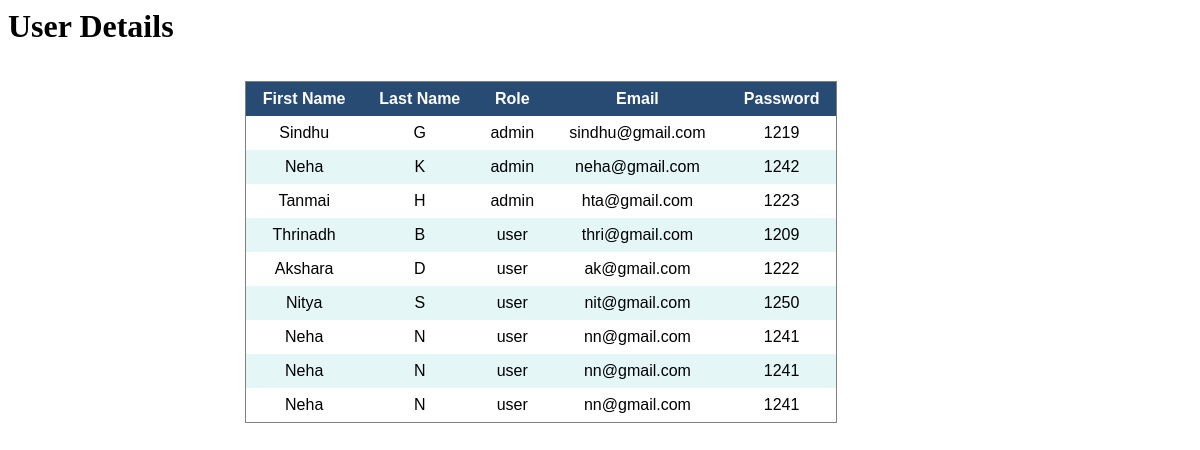
/details.php, run on the app's committed database.
### tables this page shows
CREATE TABLE `loginu` (
  `firstname` varchar(50) NOT NULL,
  `lastname` varchar(50) NOT NULL,
  `role` varchar(20) NOT NULL,
  `email` varchar(20) NOT NULL,
  `password` varchar(20) NOT NULL
);

### details.php (the view, shortened to what this page needs)
<?php
$con = mysqli_connect("localhost","root","","charts");
$query="SELECT * FROM `loginu`";
$result=mysqli_query($con,$query);
?>
<html>
    <head>
</head>
 <body>
 <h1>User Details</h1>
<table border="1" class="dataframe data">
  <thead>
    <tr style="text-align: right;">
      <th>First Name</th>
      <th>Last Name</th>
	  <th>Role</th>
      <th>Email</th>
      <th>Password</th>
    </tr>
  </thead>
  <tbody>
  <?php
  while($rows=mysqli_fetch_assoc($result))
  {
	  ?>
  <tr>
      <td><?php echo $rows['firstname']; ?></td>
      <td><?php echo $rows['lastname']; ?></td>
	  <td><?php echo $rows['role']; ?></td>
      <td><?php echo $rows['email']; ?></td>
      <td><?php echo $rows['password']; ?></td>
   </tr>
   <?php
  }
  ?>
   </tbody>
</table>

### details.php (style rules this page uses)
table { margin-top: 3%; margin-left: 20%; font-family: arial, sans-serif; border-collapse: collapse; width: 50%; }
td { border: 1px solid #dddddd; text-align: center; padding: 8px; border:none; }
th { border: 1px solid #dddddd; text-align: center; padding: 8px; background-color: #012b5ad8; color:#fff; border:none; }
tr:nth-child(even) { background-color: #dbf3f3bb; }

### data on the page
loginu: firstname "Sindhu", lastname "G", role "admin", email "sindhu@gmail.com", password "1219"
loginu: firstname "Neha", lastname "K", role "admin", email "neha@gmail.com", password "1242"
loginu: firstname "Tanmai", lastname "H", role "admin", email "hta@gmail.com", password "1223"
loginu: firstname "Thrinadh", lastname "B", role "user", email "thri@gmail.com", password "1209"
loginu: firstname "Akshara", lastname "D", role "user", email "ak@gmail.com", password "1222"
loginu: firstname "Nitya", lastname "S", role "user", email "nit@gmail.com", password "1250"
loginu: firstname "Neha", lastname "N", role "user", email "nn@gmail.com", password "1241"
loginu: firstname "Neha", lastname "N", role "user", email "nn@gmail.com", password "1241"
loginu: firstname "Neha", lastname "N", role "user", email "nn@gmail.com", password "1241"
